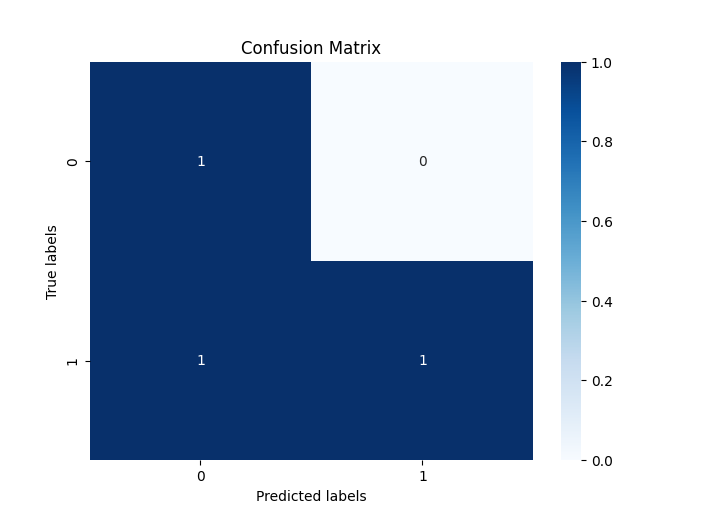

The Python source for this figure:
from sklearn.model_selection import train_test_split
from sklearn.naive_bayes import GaussianNB
from sklearn.metrics import accuracy_score, confusion_matrix, classification_report
import pandas as pd
import matplotlib.pyplot as plt
import seaborn as sns

# Set the file path to the dataset on your laptop
dataset_path = "sports.csv"  # Replace this with the actual file path

# Load the dataset from CSV
df = pd.read_csv(dataset_path)
 
# One-hot encode categorical variables
df = pd.get_dummies(df, columns=['Outlook', 'Temp.', 'Humidity', 'Wind'])

# Split features and target
X = df.drop('Decision', axis=1)  # 'Decision' is the target column
y = df['Decision']

# Split the dataset into train and test sets
X_train, X_test, y_train, y_test = train_test_split(X, y, test_size=0.2, random_state=42)

# Train a Naïve Bayes classifier
clf = GaussianNB()
clf.fit(X_train, y_train)

# Test the model
y_pred = clf.predict(X_test)

# Calculate accuracy
accuracy = accuracy_score(y_test, y_pred)
print("Accuracy:", accuracy)

# Calculate confusion matrix
conf_matrix = confusion_matrix(y_test, y_pred)
print("\nConfusion Matrix:")
print(conf_matrix)

# Plot confusion matrix
plt.figure(figsize=(8, 6))
sns.heatmap(conf_matrix, annot=True, cmap='Blues', fmt='g')
plt.xlabel('Predicted labels')
plt.ylabel('True labels')
plt.title('Confusion Matrix')
plt.show()

# Compute other classification measures
print("\nClassification Report:")
print(classification_report(y_test, y_pred))
